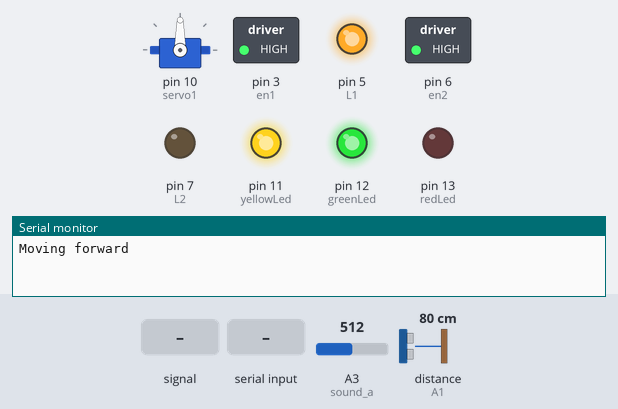
A sketch run on a simulated Arduino Uno, built with avr-gcc and run on an emulated ATmega328P. Parts: servo, switched loads named in the sketch (green lamp = pin HIGH), output pins drawn as LEDs (lit = HIGH), the last lines printed to the serial monitor. Wiring (inferred from the names in the program): ultrasonic range finder: trigger A0; echo A1. The inputs (shaded band) are chosen by the test bench; at power-on: distance to the obstacle (sensor on A1) 80 cm, A3 (sound_a) = 512. The echo pulse lasts 58.3 µs per cm; pins used as bus, display or sensor lines are not drawn.

Above: at 1.2 s.
1.3 s: distance to the obstacle (sensor on A1) set to 24 cm
3.3 s: distance to the obstacle (sensor on A1) set to 19 cm
At 5.8 s:
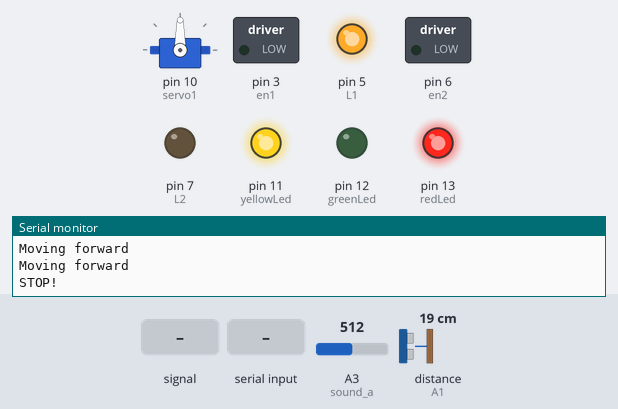
At 7.7 s:
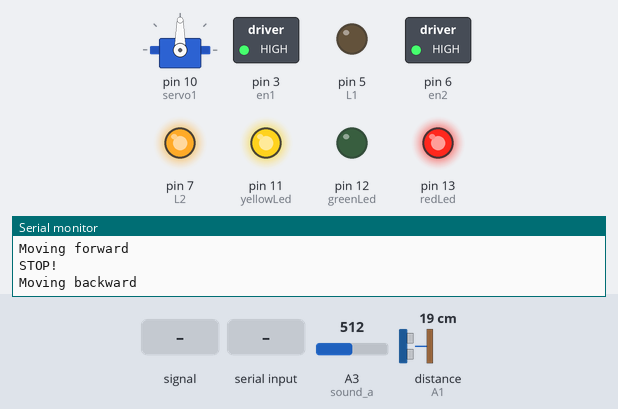
8.3 s: A3 (sound_a) fed a 200 Hz sine of ±255 counts around its level
12.9 s: "right" received over Serial
At 15.7 s:
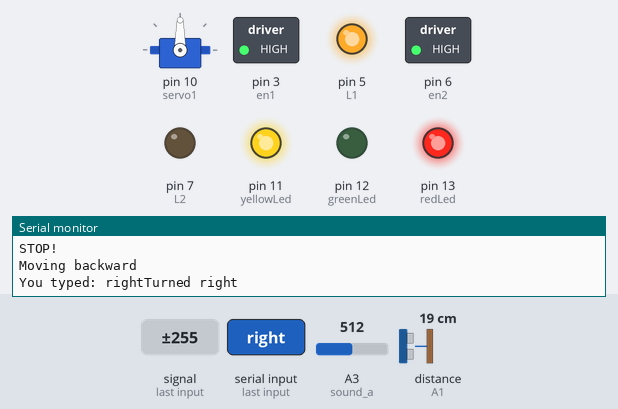
17.9 s: A3 (sound_a) set to 423
21.7 s: A3 (sound_a) set to 398
At 27.9 s:
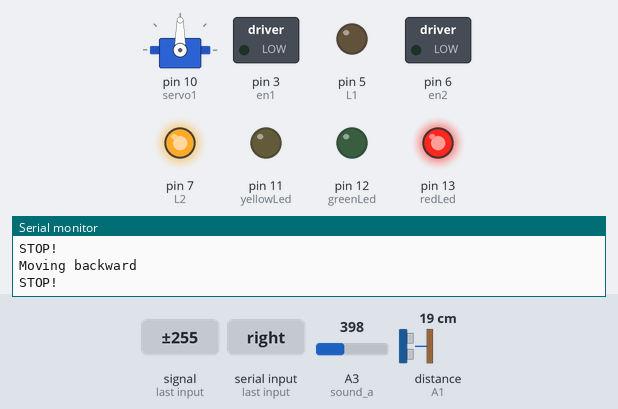
Timing chart, 0 to 28.4 s (numbered marks = the images above; inputs shaded):
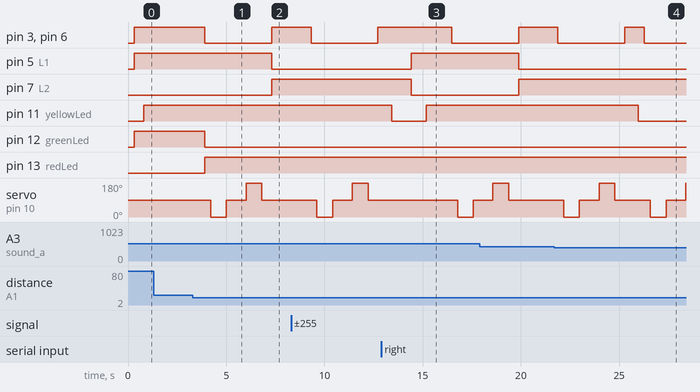

The sketch:

Robot_Car_control_Arduino.ino
```cpp
#include <Wire.h>
#include <Servo.h>
Servo servo;

              //L298N pins
int R1 = 2; //right motor forward
int R2 = 4; //right motor backward
int L1 = 5; //leftt motor forward
int L2 = 7; //leftt motor backward
int en1= 3; //enable A pin
int en2= 6; //enable B pin

int Trig= A0;  //trig pin of ultrasonic sensor
int Echo= A1;  //echo pin of ultrasonic sensor

int servo1 = 10; //pin connecting servo

int redLed = 13;  //red led pin
int greenLed = 12;//green led pin
int yellowLed = 11;//yellow led pin

int sound_d =9;   //Sound sensor digital pin
int sound_a =A3;  //Sound sensor analog pin
String msgs;

void setup() {

  Serial.begin(9600);           // starts serial for output
  servo.attach(servo1);
  Wire.begin(4);                 // join i2c bus with address #4
  Wire.onReceive(receiveEvent);   // register event
  pinMode(R1, OUTPUT);    //sets L298N pins as output
  pinMode(R2, OUTPUT);
  pinMode(L1, OUTPUT);
  pinMode(L2, OUTPUT);
  pinMode(en1, OUTPUT);
  pinMode(en2, OUTPUT);

  pinMode(Echo, INPUT); //sets echo pin as input
  pinMode(Trig, OUTPUT);//sets trig pin as output

  pinMode (redLed, OUTPUT);   //sets led pins as output
  pinMode (greenLed, OUTPUT);
  pinMode (yellowLed, OUTPUT);
  pinMode(sound_a, INPUT);    //sets sound sensor pin as input
}

void moveForward() {
  // moving in forward direction
  digitalWrite(en1, HIGH);
  digitalWrite(en2, HIGH);
  digitalWrite(R1, HIGH);             //moves right motor forward
  digitalWrite(R2, LOW);
  digitalWrite(L1, HIGH);             //moves left motor forward
  digitalWrite(L2, LOW);
  digitalWrite (greenLed, HIGH);      //turns green led on
  digitalWrite (redLed, LOW);         //turns red led off
  Serial.println("Moving forward");   //prints on serial monitor
}

 void moveBackward() {
  // moving in backward direction
  digitalWrite(en1, HIGH);
  digitalWrite(en2, HIGH);
  digitalWrite(R1, LOW);
  digitalWrite(R2, HIGH);              //moves right motor backward
  digitalWrite(L1, LOW);
  digitalWrite(L2, HIGH);               //moves left motor backward
  Serial.println("Moving backward");  //prints on serial monitor
}

void turnLeft() {
  // moving left
  digitalWrite(en1, HIGH);
  digitalWrite(en2, HIGH);
  digitalWrite(R1, HIGH);             //moves right motor forward
  digitalWrite(R2, LOW);
  digitalWrite(L1, LOW);
  digitalWrite(L2, HIGH);              //moves left motor backward
  Serial.println("Turned left");       //prints on serial monitor
}

void turnRight() {
  //moving right
  digitalWrite(en1, HIGH);
  digitalWrite(en2, HIGH);
  digitalWrite(R1, LOW);
  digitalWrite(R2, HIGH);              //moves right motor backward
  digitalWrite(L1, HIGH);              //moves left motor forwardward
  digitalWrite(L2, LOW);
  Serial.println("Turned right");  //prints on serial monitor
}

void stop() {
  // stops robot
  digitalWrite(en1, LOW);
  digitalWrite(en2, LOW);
  digitalWrite (redLed, HIGH);      //turns red led on
  digitalWrite (greenLed, LOW);    //turns green led off
  Serial.println("STOP!");         //prints on serial monitor

}

int getDistance() {
  // calculates distance between obstacle and ultrasonic sensor
  digitalWrite(Trig, LOW);    //sets trig pin low
  delayMicroseconds(2);
  digitalWrite(Trig, HIGH); //sets trig pin high
  delayMicroseconds(10);
  digitalWrite(Trig, LOW);  //sets trig pin low
  float duration = pulseIn(Echo, HIGH); //gets duration
  int distance=(duration/2)*0.0341;     //calculates distance
  return (int)distance;                 //returns integer value
}


void avoidObstacle() {
    // avoids obstacle in the path of movement
    servo.write(90);      //positions servo at 90 degree
    delay(300);
    int middleDistance = getDistance(); //measures middle distance

    if(middleDistance <= 20) {  //compares middle distance
      stop();                   //stops the motors
      delay(300);
      servo.write(0);      //positions servo at 0 degree
      delay(500);
      int rightDistance = getDistance(); //measures right distance
      delay(300);

      servo.write(90);      //positions servo at 90 degree
      delay(1000);
      servo.write(180);      //positions servo at 90 degree
      delay(500);
      int leftDistance = getDistance(); //measures left distance
      delay(300);

      servo.write(90);      //positions servo at 90 degree
      delay(500);
      if(rightDistance > leftDistance) {  //compares right and left distance
        turnRight();                      //turns right
        delay(65);
      }
      else if(rightDistance < leftDistance) { //compares right and left distance
        turnLeft();                      //turns left
        delay(65);
      }
      else if((rightDistance <= 20) || (leftDistance <= 20)) {  //compares right and left distance
        moveBackward();                 //moves backward
        delay(200);
      }
      else {
        moveForward();      //moves forward
      }
    }
    else {
        moveForward();      //moves forward
    }
}

void sound() {
    //sound sensor
    int sound = analogRead(sound_a); //reads analogue value of sound
    if (sound >= 410)                //compares with threshold value
    { digitalWrite(yellowLed, HIGH);  //turns led on
      delay(1000);
     }
    else {
      digitalWrite(yellowLed, LOW);   //turns led off
    }
}

void receiveEvent(int howMany){
  //receive event for I2C communication
  while (Wire.available()>1)  //data received from ESP
  {
    char c = Wire.read(); //reads incoming char value
    Serial.print(c);      //prints char on serial monitor
  }
    int x = Wire.read();  //reads incoming integer value
    Serial.println(x);    //prints integer on serial monitor
    stop();               //stops the motors
  }

void loop(){
  // main loop

 if (Serial.available() > 0) {

    // read incoming serial data:
    msgs = Serial.readString(); //reads inputs
    Serial.print("You typed: "); //prints on serial monitor
    Serial.print(msgs);       //prints on serial monitor

  if (msgs.substring(0,7) == "forward"){
      moveForward();      //moves forward
      delay(500);
    }

  if (msgs.substring(0,8) == "backward"){
      moveBackward();      //moves backward
      delay(500);
    }

  if (msgs.substring(0,4) == "left"){
      turnLeft();         //turns left
      delay(250);
    }
  if (msgs.substring(0,5) == "right"){
      turnRight();         //turns left
      delay(250);
    }
  if (msgs.substring(0,4) == "stop"){
      stop();             //stops the motors
      delay(2000);
    }

  else{}
   }

    else {
       avoidObstacle();     //obstacle avoiding mode

        }
    delay(500);
    sound();  //calls sound sensor loop

}
```

Measured:
- the behaviour switches between 22 and 21 cm on distance to the obstacle (sensor on A1) (found by bisection; images 0 and 1)
- the behaviour switches between 410 and 409 on A3 (sound_a) (found by bisection; images 3 and 4)
- after the input at 3.3 s, pin 3 (en1), pin 6 (en2): HIGH → LOW after 0.61 s, → HIGH 3.4 s later; pin 5 (L1): HIGH → LOW after 4.0 s; pin 7 (L2): LOW → HIGH after 4.0 s; pin 12 (greenLed): HIGH → LOW after 0.61 s; pin 13 (redLed): LOW → HIGH after 0.61 s
- after the input at 12.9 s, pin 5 (L1): LOW → HIGH after 1.5 s; pin 7 (L2): HIGH → LOW after 1.5 s
- after the input at 21.7 s, pin 11 (yellowLed): HIGH → LOW after 4.3 s
